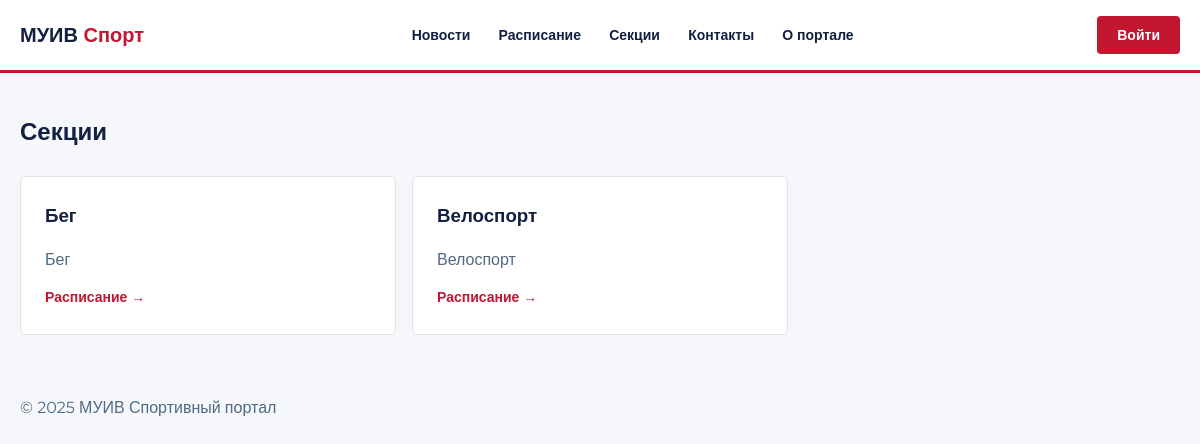
Before: /sports/ with the older database file.
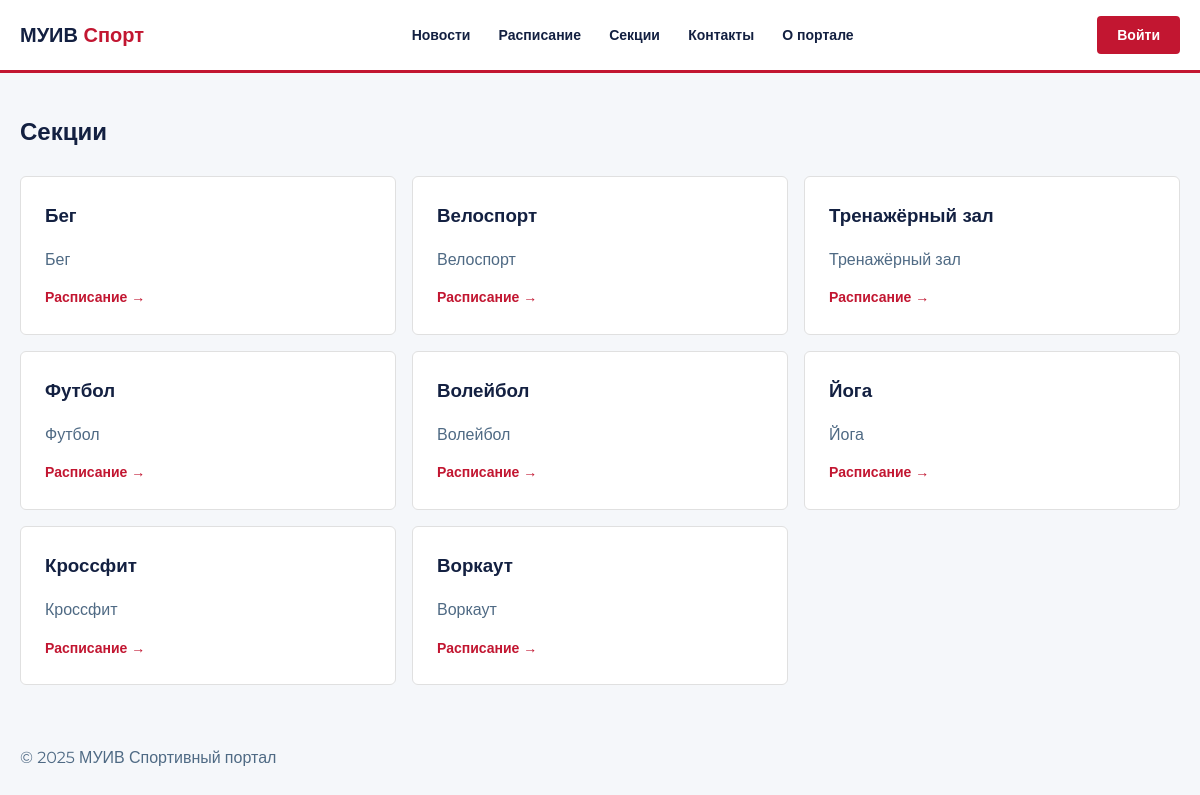
After: the same page with the newer database file.
### main/models.py (models this page shows, shortened)
class Sport(models.Model):
    name        = models.CharField(max_length=100, verbose_name='Название')
    description = models.TextField(verbose_name='Описание')
    class Meta:
        verbose_name        = 'Вид спорта'
        verbose_name_plural = 'Виды спорта'

### main/views.py (the view)
# urls.py: path('sports/', views.sports, name='sports'),
def sports(request):
    sports = Sport.objects.all()
    return render(request, 'sports.html', {
        'sports': sports
    })

### templates/sports.html (shortened to what this page needs)
{% extends 'base.html' %}
{% block content %}
<div class="container" style="padding-top: 40px; padding-bottom: 60px;">
  <h2>Секции</h2>
  <div style="display: grid; grid-template-columns: repeat(3, 1fr); gap: 16px; margin-top: 24px;">
    {% for sport in sports %}
      <div style="background: var(--white); border: 1px solid var(--border); border-radius: 6px; padding: 24px;">
        <h3>{{ sport.name }}</h3>
        <p>{{ sport.description }}</p>
        <a href="/schedule/?sport={{ sport.id }}" style="font-size: 14px; font-weight: 600;">Расписание →</a>
      </div>
    {% empty %}
      <p>Секции не добавлены</p>
    {% endfor %}
  </div>
</div>
{% endblock %}

Changed rows visible on the page:
added Sport: name "Тренажёрный зал", description "Тренажёрный зал"
added Sport: name "Футбол", description "Футбол"
added Sport: name "Волейбол", description "Волейбол"
added Sport: name "Йога", description "Йога"
added Sport: name "Кроссфит", description "Кроссфит"
added Sport: name "Воркаут", description "Воркаут"
